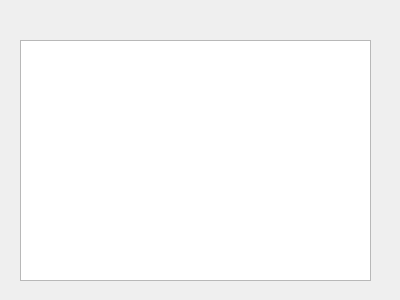
<?xml version="1.0" encoding="UTF-8"?>
<ui version="4.0">
 <class>EditPatron</class>
 <widget class="QDialog" name="EditPatron">
  <property name="geometry">
   <rect>
    <x>0</x>
    <y>0</y>
    <width>400</width>
    <height>300</height>
   </rect>
  </property>
  <property name="windowTitle">
   <string>Dialog</string>
  </property>
  <widget class="QTableView" name="tableView">
   <property name="geometry">
    <rect>
     <x>20</x>
     <y>40</y>
     <width>351</width>
     <height>241</height>
    </rect>
   </property>
  </widget>
 </widget>
 <resources/>
 <connections/>
</ui>
